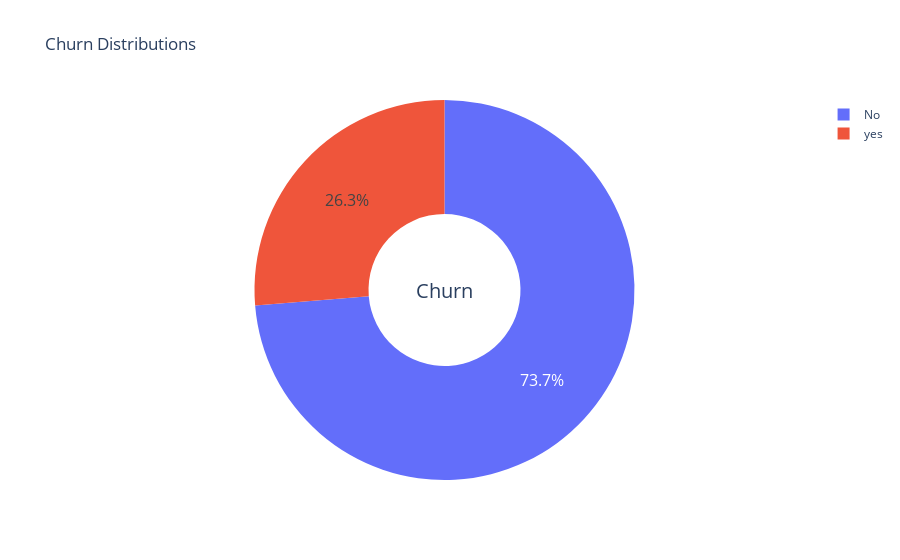

Write notebook code for a chart like this one.
### Markdown cell above
Visualization of relationships

### Code cell
type_ = ["No", "yes"]
fig = make_subplots(rows=1, cols=1)

fig.add_trace(go.Pie(labels=type_, values=analyzed_data['Churn'].value_counts(), name="Churn"))

# Use `hole` to create a donut-like pie chart
fig.update_traces(hole=.4, hoverinfo="label+percent+name", textfont_size=16)

fig.update_layout(
    title_text="Churn Distributions",
    # Add annotations in the center of the donut pies.
    annotations=[dict(text='Churn', x=0.5, y=0.5, font_size=20, showarrow=False)])
fig.show()

### Figure 1 — Plotly figure (JSON) as saved in the notebook; plotly's stock layout.template omitted (floating-point values rounded to 4 significant figures)
{"data": [{"hole": 0.4, "hoverinfo": "label+percent+name", "labels": ["No", "yes"], "name": "Churn", "textfont": {"size": 16}, "type": "pie", "values": [3679, 1313]}], "layout": {"annotations": [{"font": {"size": 20}, "showarrow": false, "text": "Churn", "x": 0.5, "y": 0.5}], "title": {"text": "Churn Distributions"}, "xaxis": {"anchor": "y", "domain": [0, 1]}, "yaxis": {"anchor": "x", "domain": [0, 1]}}}
